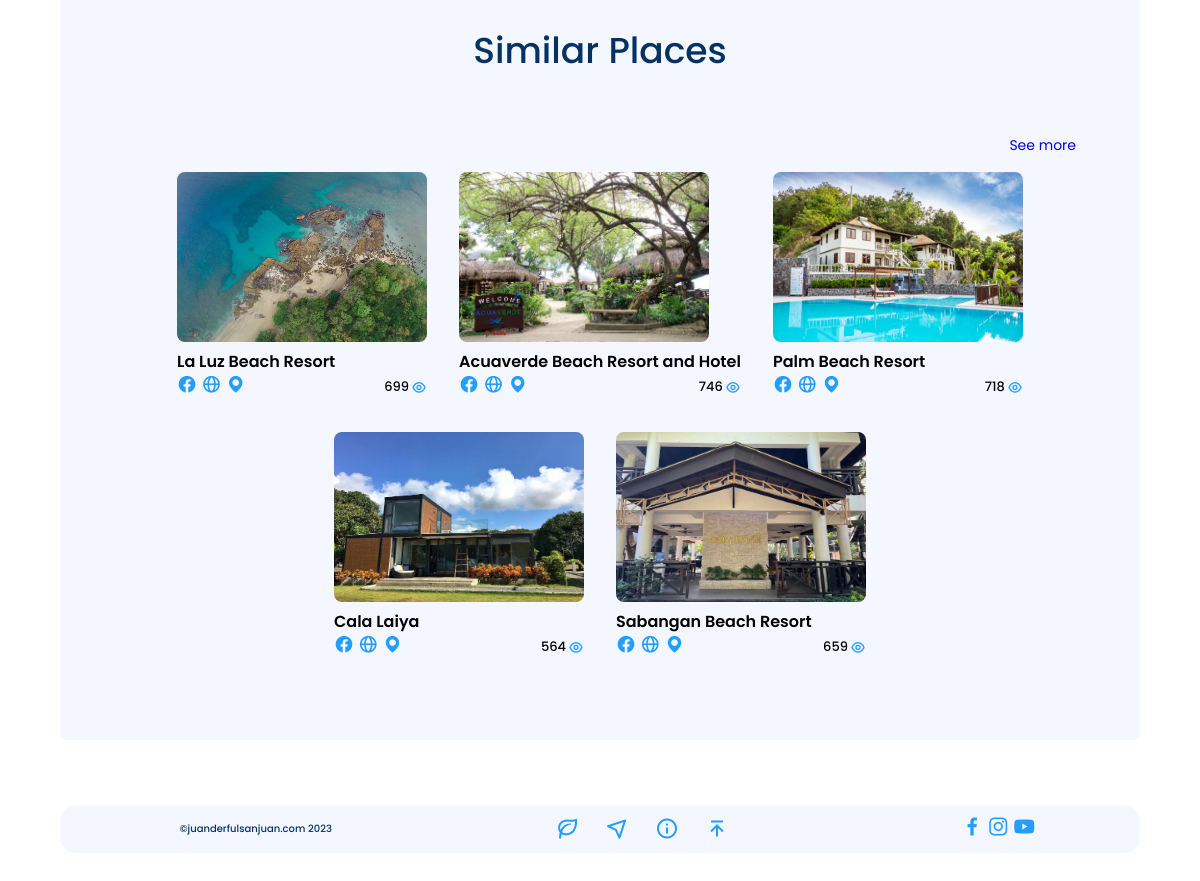
Before: /wg-quickview.php?pid=3 (lower part) with the older database file.
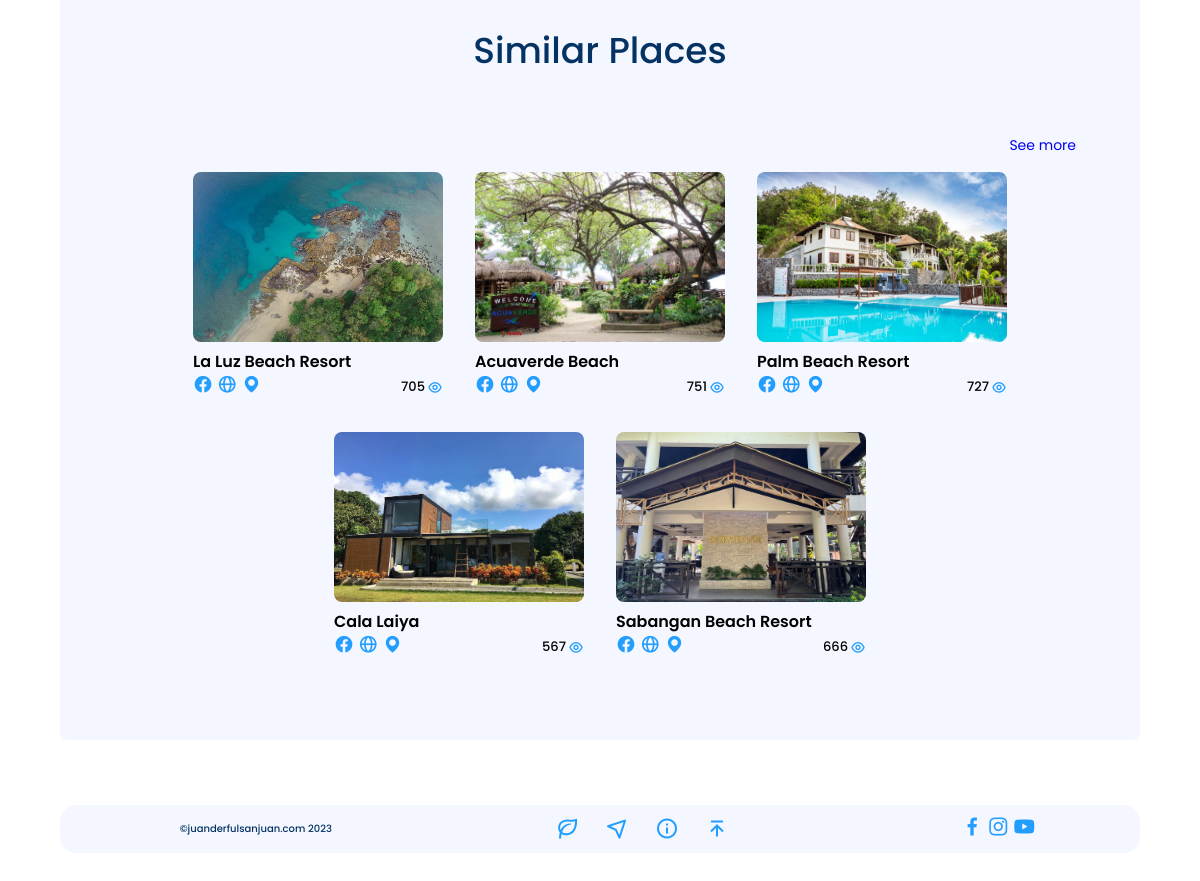
After: the same page with the newer database file.
### tables this page shows
CREATE TABLE `weekend_gateaway` (
  `id` int(11) NOT NULL,
  `place_name` varchar(50) NOT NULL,
  `location` varchar(100) NOT NULL,
  `details` varchar(1500) NOT NULL,
  `rate` int(50) NOT NULL,
  `fb_link` varchar(300) NOT NULL,
  `ig_link` varchar(100) NOT NULL,
  `web_link` varchar(300) NOT NULL,
  `gmail_link1` varchar(100) NOT NULL,
  `gmail_link2` varchar(100) NOT NULL,
  `phone_link1` varchar(50) NOT NULL,
  `phone_link2` varchar(50) NOT NULL,
  `map_link` varchar(150) NOT NULL,
  `embedded_map` varchar(1000) NOT NULL,
  `property_amenities` varchar(1000) NOT NULL,
  `room_features` varchar(500) NOT NULL,
  `room_types` varchar(500) NOT NULL,
  `img1` varchar(100) NOT NULL,
  `img2` varchar(100) NOT NULL,
  `img3` varchar(100) NOT NULL,
  `img4` varchar(100) NOT NULL,
  `img5` varchar(100) NOT NULL,
  `views` int(100) NOT NULL,
  `search` varchar(10000) NOT NULL
);

### wg-quickview.php (the view, shortened to what this page needs)
<?php
include 'components/connect.php';
?>
<!DOCTYPE html>
<html lang="en">
<head>
   <link rel="stylesheet" href="css/style.css">
</head>
<body>
<br>
<br>
<br>
<br>
<br>
<br>
<section class="quick_view section" id="quick-view" >
<?php
     $pid = $_GET['pid'];
     $select_places = $conn->prepare("SELECT * FROM  `weekend_gateaway` WHERE id = ?");
     $select_places->execute([$pid]);
     if($select_places->rowCount() > 0){
      while($fetch_places = $select_places->fetch(PDO::FETCH_ASSOC)){
   ?>
   <div class="form">
      <br>
        <?php include 'contact.php'; ?>
      <div class="similar_places">
            <div class="title_">Similar Places</div>
            <br>
            <div class="what_to_do">
                <div class="exp_category">
                    <a href="wg-see-more.php">See more</a>
                </div>
                <div class="exp_grid">
                    <?php
                        $select_places = $conn->prepare("SELECT * FROM `weekend_gateaway` ORDER BY RAND() LIMIT 5");
                        $select_places->execute();
                        if($select_places->rowCount() > 0){
                        while($fetch_places = $select_places->fetch(PDO::FETCH_ASSOC)){
                    ?>
                    <div class="category">
                        <div class="exp_img_box">
                        <a href="wg-quickview.php?pid=<?= $fetch_places['id']; ?>">
                            <img id="<?= $fetch_places['id']; ?>" tbl="weekend_gateaway" thumbnail src="img/tourist/<?= $fetch_places['img1']; ?>" >
                        </a>
                        </div>
                        <div class="exp_place">
                            <b><?= $fetch_places['place_name']; ?></b>
                        <div class="exp_icons">
                            <div class="exp_links">
                                <a href="<?= $fetch_places['fb_link']; ?>" target="_blank"><i class='bx bxl-facebook-circle icons_'></i></a>
                                <a href="<?= $fetch_places['web_link']; ?>" target="_blank"><i class='bx bx-globe icons_'></i></a>
                                <a href="<?= $fetch_places['map_link']; ?>" target="_blank"><i class='bx bxs-map icons_'></i></a>
                            </div>
                            <div class="view_count">
                                <p id="display_weekend_gateaway_<?= $fetch_places['id']; ?>"><?= $fetch_places['views']; ?></p>
                                <i class="uil uil-eye icons_"></i>
                            </div>
                        </div>
                        </div>
                    </div>
                    <?php
                    }
                    }else{
                        echo '<p class="empty">No places found!</p>';
                    }
                    ?>
                </div>
            </div>
        </div>
    </div>
   <?php
      }
   }else{
      echo '<p class="empty">No places added yet!</p>';
   }
   ?>
</section>
<?php include 'components/footer.php'; ?>
</body>
</html>

### components/footer.php (shortened to what this page needs)
<section class="section">
    <footer class="footer_ ">
        <p class="foot_">©juanderfulsanjuan.com <?= date('Y'); ?></p>
        <ul class="footer_nav ">
            <div class="footer_icons ">
                <a href="index.php#experience" ><i class='bx bx-leaf icons_ nav-none'></i></a>
                <a href="index.php#experience" ><i class='bx bx-navigation icons_ nav-none'></i></a>
                <a href="travel-information.php" ><i class='bx bx-info-circle icons_ nav-none'></i></a>
                <a href="" onclick="back2Top()" ><i class='bx bx-arrow-to-top icons_ nav-none'></i></a>
            </div>
        </ul>
        <div class="footer_icons ">
            <a href="https://www.facebook.com/juanderfulsanjuan" target="_blank"><i class='bx bxl-facebook icons_'></i></a>
            <a href="https://www.instagram.com/juanderfulsanjuan/" target="_blank"><i class='bx bxl-instagram icons_'></i></a>
            <a href="https://www.youtube.com/channel/UC19ByN6QEWynHAxzgcyuMtg" target="_blank"><i class='bx bxl-youtube icons_'></i></a>
        </div>
    </footer>
</section><i class='bx '></i>

### css/style.css (style rules this page uses)
:root { --primary-color:#043263; --secondary-color:#239EFE; --text-color: #000000; --bg-color:#fff; --modal-color:#F4F7FF; --body-font: 'Poppins', sans-serif; --bigger-font-size: 3rem; --big-font-size: 2rem; --h1-font-size: 1.5rem; --h2-font-size: 1.25rem; --h3-font-size: 1.125rem; --normal-font-size: .938rem; --small-font-size: .813rem; --smaller-font-size: .75rem; --font-medium: 500; --font-semi-bold: 600; --font-bold: 800; --mb-0-25: .25rem; --mb-0-5: .5rem; --mb-0-75: .75rem; --mb-1: 1rem; --mb-1-5: 1.5rem; --mb-2: 2rem; --mb-2-5: 2.5rem; --mb-3: 3rem; --z-tooltip: 10; --z-fixed: 100; --z-modal: 1000; }
@media screen and (min-width: 968px) { :root { --bigger-font-size: 4rem; --big-font-size: 3rem; --h1-font-size: 2.25rem; --h2-font-size: 1.5rem; --h3-font-size: 1.25rem; --normal-font-size: 1rem; --small-font-size: .875rem; --smaller-font-size: .813rem; } }
* { padding: 0; margin: 0; box-sizing: border-box; font-family: var(--body-font); text-decoration: none; list-style: none; scroll-behavior: smooth; transition: all .2s ease; }
body { background: var(--bg-color); color: var(--text-color); }
b { font-size: var(--normal-font-size); font-weight: var(--font-semi-bold); }
.section { padding: 50px 5% 15px; }
.icons_ { font-size: 1.3rem; color: var(--secondary-color); transition: all .4s ease ; }
.title_ { text-align: center; font-size: var(--h1-font-size); font-weight: var(--font-medium); color: var(--primary-color); padding: 2rem 0 1rem; }
footer { background-color: var(--modal-color); display: flex; border-radius: 1rem; align-items: center; justify-content: space-around; }
.foot_ { font-size: 8px; font-weight: var(--font-medium); color: var(--primary-color); padding: 1rem; }
.footer_nav { font-size: var(--small-font-size); }
.footer_icons { display: flex; gap: 2px; }
.footer_ .icons_ { font-size: var(--h2-font-size); }
.nav-none { display: block; }
.what_to_do { margin-bottom: var(--mb-3); }
.exp_category { display: flex; justify-content: space-between; margin: var(--mb-1) 0; }
.exp_category a { font-size: var(--small-font-size); }
.exp_grid { display: flex; flex-wrap: wrap; flex-direction: column; gap: 2rem; }
.exp_img_box img { width: 100%; height: 190px; border-radius: .5rem; transition: all .4s ease 0s; }
.exp_icons { display: flex; align-items: center; }
.view_count { display: flex; gap:2px; align-items: center; margin-left: auto; }
.view_count p { font-size: var(--smaller-font-size); font-weight: var(--font-medium); }
.view_count .icons_ { font-size: var(--normal-font-size); }
.exp_links .icons_ { font-size: var(--normal-font-size); }
.quick_view .form { padding:1rem; background-color: var(--modal-color); border-radius: 5px; }
.similar_places .category { display: flex; align-items: center; gap: 1rem; }
.similar_places .exp_img_box img { width: 190px; height: 110px; }
@media screen and (min-width: 414px) { .similar_places .exp_img_box img { width: 150px; height: 110px; } }
@media screen and (min-width: 568px) { .similar_places .category { justify-content: space-around; } }
@media screen and (min-width: 568px) { .similar_places .exp_img_box img { width: 250px; height: 170px; } }
@media screen and (min-width: 768px) { .exp_img_box img { height: 130px; } }
@media screen and (min-width: 768px) { .exp_grid { flex-direction: row; flex-wrap: wrap; justify-content: center; gap: 2rem; } }
@media screen and (min-width: 768px) { .similar_places .category { display: block; } }
@media screen and (min-width: 768px) { .foot_ { font-size: 10px; } }
@media screen and (min-width: 1024px) { .footer_icons .nav-none { font-size: var(--h2-font-size); margin-right: 1.5rem; } }
@media screen and (min-width: 1024px) { .exp_grid { flex-direction: row; } }
@media screen and (min-width: 1024px) { .exp_img_box img { height: 140px; } }
@media screen and (min-width: 1024px) { .exp_links .icons_ { font-size: var(--h3-font-size); } }
@media screen and (min-width: 1024px) { .quick_view .form { padding: 2rem 4rem; background-color: var(--modal-color); border-radius: 5px; } }

Changed rows visible on the page:
changed weekend_gateaway "La Luz Beach Resort": views "699" → "705"
changed weekend_gateaway: place_name "Acuaverde Beach Resort and Hotel" → "Acuaverde Beach"; views "746" → "751"
changed weekend_gateaway "Palm Beach Resort": views "718" → "727"
changed weekend_gateaway "Cala Laiya": views "564" → "567"
changed weekend_gateaway "Sabangan Beach Resort": views "659" → "666"
